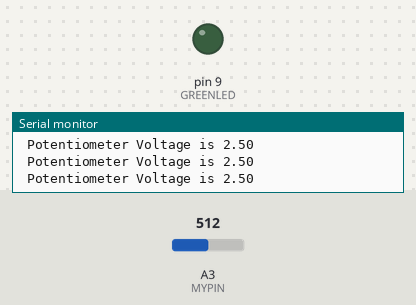
The sketch below on a simulated Arduino Uno, built with avr-gcc and run on an emulated ATmega328P. On the bench: output pins drawn as LEDs (lit = HIGH), the last lines printed to the serial monitor. The inputs (shaded band) are chosen by the test bench; at power-on: A3 (MYPIN) = 512.

Above: at 1.2 s.
1.3 s: A3 (MYPIN) set to 811
2.8 s: A3 (MYPIN) set to 829
At 3.3 s:
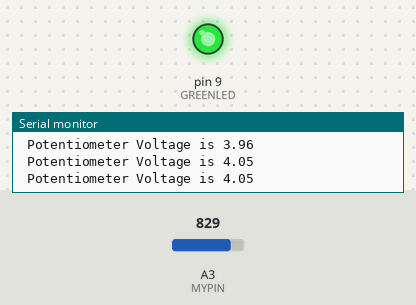
4.3 s: A3 (MYPIN) set to 716
At 5.4 s:
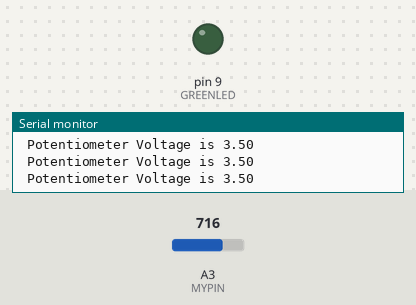
6.0 s: A3 (MYPIN) set to 900
At 7.4 s:
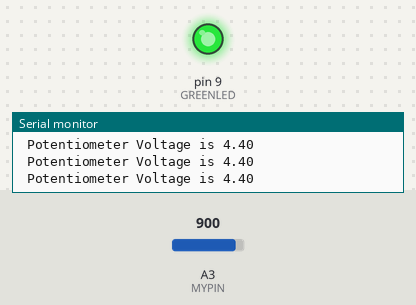
Timing chart, 0 to 8.8 s (numbered marks = the images above; inputs shaded):
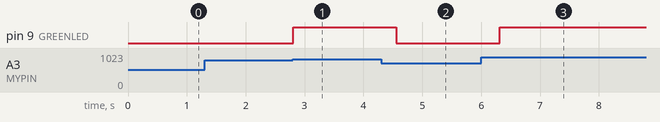

Measured:
- the behaviour switches between 818 and 819 on A3 (MYPIN) (found by bisection; images 0 and 1)
- after the input at 2.8 s, pin 9 (GREENLED): LOW → HIGH at once
- after the input at 4.3 s, pin 9 (GREENLED): HIGH → LOW after 0.26 s
- after the input at 6.0 s, pin 9 (GREENLED): LOW → HIGH after 0.31 s

The sketch:

Lesson_13_-_Understanding_Arduino_If_Statements.ino
```cpp
//Declaring Variables
int MYPIN = A3;
int READVAL;
float VOLTAGE;
int DELAY = 350;
int GREENLED = 9;
void setup() {
  //Starting serial port
  Serial.begin(9600);
  //Starting analog read
  pinMode(MYPIN, INPUT);
  //Starting LED
  pinMode(GREENLED, OUTPUT);

}

void loop() {
  //Reading voltage value
  READVAL = analogRead(MYPIN);
  //Converting voltage value through the equation
  VOLTAGE = (5. / 1023.) * READVAL;
  //Setting up serial print
  Serial.print(" Potentiometer Voltage is ");
  Serial.println(VOLTAGE);

  //If statements only execute when a certain condition is met
  if (VOLTAGE > 4.0) {
    //Turns on Green LED
    digitalWrite(GREENLED, HIGH);

  }

  if (VOLTAGE < 4.0) {
    //Turning Gree LED off
    digitalWrite(GREENLED, LOW);

  }
  delay(DELAY);

}
```
